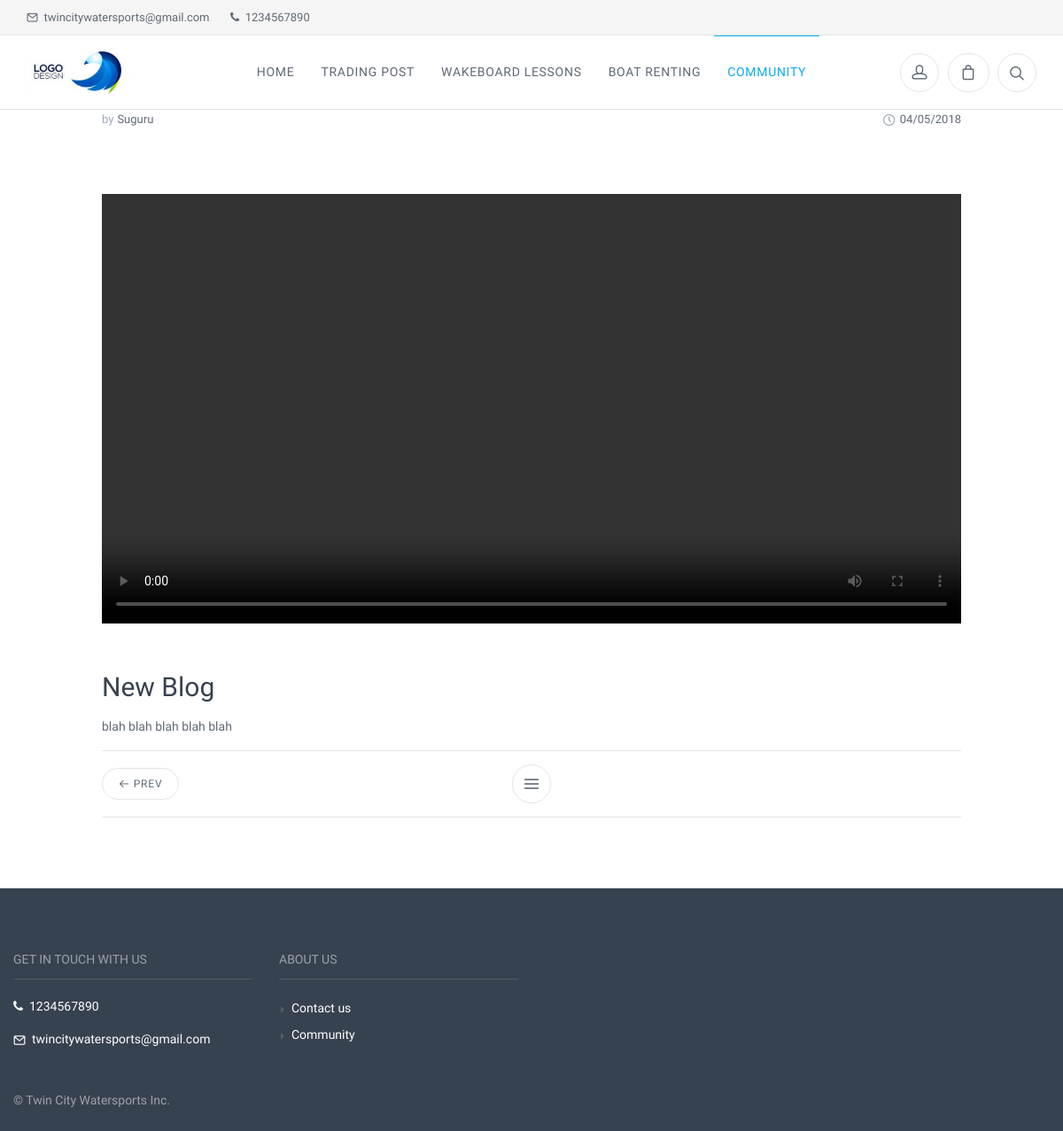
Screenshot of /blog/view_blog/New-Blog with the database file from the repository.
### tables this page shows
CREATE TABLE `blog` (
  `id` int(11) NOT NULL,
  `blog_url` varchar(255) NOT NULL,
  `blog_title` varchar(255) NOT NULL,
  `blog_description` text NOT NULL,
  `blog_content` text NOT NULL,
  `date_published` int(11) NOT NULL,
  `author` varchar(65) NOT NULL,
  `video_name` varchar(255) NOT NULL,
  `status` int(11) NOT NULL
);

### application/modules/templates/controllers/Templates.php (called while the page is built, shortened)
<?php
class Templates extends MX_Controller {
  function _draw_toolbar() {
    $this->load->module('site_security');
    $user_id = $this->site_security->_get_user_id();
    $session_id = $this->session->session_id;
    $user_name = $this->session->userdata('user_name');
    $bag_count = 0;
    $mysql_query = "SELECT DISTINCT * FROM boat_rental_basket WHERE session_id = ?";
    if (!empty($user_id)) {
      $mysql_query .= " OR shopper_id = ?";
      $query = $this->db->query($mysql_query, array($session_id, $user_id));
      $bag_count += $query->num_rows();
    } else {
      $query = $this->db->query($mysql_query, array($session_id));
      $bag_count += $query->num_rows();
    }
    $mysql_query = "SELECT DISTINCT * FROM lesson_basket WHERE session_id = ?";
    if (!empty($user_id)) {
      $mysql_query .= " OR shopper_id = ?";
      $query = $this->db->query($mysql_query, array($session_id, $user_id));
      $bag_count += $query->num_rows();
    } else {
      $query = $this->db->query($mysql_query, array($session_id));
      $bag_count += $query->num_rows();
    }
    $data['bag_count'] = $bag_count;
    $data['user_id'] = $user_id;
    $data['session_id'] = $session_id;
    $data['user_name'] = $user_name;
    $this->load->view('toolbar', $data);
  }
  function _draw_top_nav_bar() {
    $mysql_query = "SELECT * FROM admin_info WHERE id = 1";
    $admin = $this->db->query($mysql_query)->row();
    $logo_name = $admin->logo_name;
    $data['logo_path'] = base_url().'/media/logos/'.$logo_name;
    $this->load->view('top_nav', $data);
  }
  function public_bootstrap($data) {
    $this->load->module('site_security');
    $this->load->module('site_settings');
    $data['customer_id'] = $this->site_security->_get_user_id();
    $data['our_company'] = $this->site_settings->_get_our_company_name();
    $this->load->view('public_bootstrap', $data);
  }
}

### application/modules/blog/controllers/Blog.php (called while the page is built, shortened)
<?php
class Blog extends MX_Controller {
  function view_blog($blog_url) {
    $query = $this->get_where_custom('blog_url', $blog_url);
    $query_for_all_blogs = $this->get('date_published');
    $blog_urls = array();
    foreach($query_for_all_blogs->result() as $row) {
      array_push($blog_urls, $row->blog_url);
    }
    for ($i = 0; $i < count($blog_urls); $i++) {
      if ($blog_urls[$i] == $blog_url) {
        $target_index = $i;
        break;
      }
    }
    $prev_index = $target_index - 1;
    $next_index = $target_index + 1;
    if (isset($blog_urls[$prev_index])) {
      $data['prev_blog_url'] = $blog_urls[$prev_index];
    } else {
      $data['prev_blog_url'] = "";
    }
    if (isset($blog_urls[$next_index])) {
      $data['next_blog_url'] = $blog_urls[$next_index];
    } else {
      $data['next_blog_url'] = "";
    }
    $data['blog_id'] = $query->row()->id;
    $data['blog_title'] = $query->row()->blog_title;
    $data['blog_description'] = $query->row()->blog_description;
    $data['blog_content'] = $query->row()->blog_content;
    $data['date_published'] = $this->timedate->get_date($query->row()->date_published, 'datepicker_us');
    $data['author'] = $query->row()->author;
    $data['video_name'] = $query->row()->video_name;
    $data['pics_query'] = $this->blog_pics->get_where_custom('blog_id', $data['blog_id']);
    $data['view_module'] = "blog";
    $data['view_file'] = "view_blog";
    $this->templates->public_bootstrap($data);
  }
  function get($order_by)
  {
    $query = $this->mdl_blog->get($order_by);
    return $query;
  }
  function get_where_custom($col, $value)
  {
    $query = $this->mdl_blog->get_where_custom($col, $value);
    return $query;
  }
}

### index.php (called while the page is built, shortened)
<?php
require_once BASEPATH.'core/CodeIgniter.php';

### application/third_party/MX/Controller.php (called while the page is built, shortened)
<?php (defined('BASEPATH')) OR exit('No direct script access allowed');
class MX_Controller
{
	public function __construct()
	{
		$this->load = clone load_class('Loader');
	}
	public function __get($class)
	{
		return CI::$APP->$class;
	}
}

### application/third_party/MX/Router.php (called while the page is built, shortened)
<?php (defined('BASEPATH')) OR exit('No direct script access allowed');
require dirname(__FILE__).'/Modules.php';
class MX_Router extends CI_Router
{
	public $module;
	public function fetch_module()
	{
		return $this->module;
	}
	public function locate($segments)
	{
		$ext = $this->config->item('controller_suffix').EXT;
		list($module, $directory, $controller) = array_pad($segments, 3, NULL);
		foreach (Modules::$locations as $location => $offset)
		{
			if (is_dir($source = $location.$module.'/controllers/'))
			{
				$this->module = $module;
				if(is_file($source.ucfirst($module).$ext))
				{
					return $segments;
				}
			}
		}
	}
}

### application/third_party/MX/Modules.php (called while the page is built, shortened)
<?php (defined('BASEPATH')) OR exit('No direct script access allowed');
class Modules
{
	public static $routes, $registry, $locations;
	public static function load_file($file, $path, $type = 'other', $result = TRUE)
	{
		$file = str_replace(EXT, '', $file);
		$location = $path.$file.EXT;
		return $result;
	}
	public static function find($file, $module, $base)
	{
		$segments = explode('/', $file);
		$file = array_pop($segments);
		$file_ext = (pathinfo($file, PATHINFO_EXTENSION)) ? $file : $file.EXT;
		$path = ltrim(implode('/', $segments).'/', '/');
		$module ? $modules[$module] = $path : $modules = array();
		if ( ! empty($segments))
		{
			$modules[array_shift($segments)] = ltrim(implode('/', $segments).'/','/');
		}
		foreach (Modules::$locations as $location => $offset)
		{
			foreach($modules as $module => $subpath)
			{
				$fullpath = $location.$module.'/'.$base.$subpath;
				if ($base == 'libraries/' OR $base == 'models/')
				{
					if(is_file($fullpath.ucfirst($file_ext))) return array($fullpath, ucfirst($file));
				}
				else
				if (is_file($fullpath.$file_ext)) return array($fullpath, $file);
			}
		}
		return array(FALSE, $file);
	}
}

### application/modules/admin_info/models/Mdl_admin_info.php (called while the page is built, shortened)
<?php if ( ! defined('BASEPATH')) exit('No direct script access allowed');
class Mdl_admin_info extends CI_Model {
  function get_table() {
    $table = "admin_info";
    return $table;
  }
  function get_where($id){
    $table = $this->get_table();
    $this->db->where('id', $id);
    $query=$this->db->get($table);
    return $query;
  }
}

### application/modules/admin_info/controllers/admin_info.php (called while the page is built, shortened)
<?php
class Admin_info extends MX_Controller {
  function get_admin_info() {
    $query = $this->get_where(1);
    $data = $query->row();
    return $data;
  }
  function get_where($admin_id) {
    $query = $this->mdl_admin_info->get_where($admin_id);
    return $query;
  }
}

### application/modules/blog/models/Mdl_blog.php (called while the page is built, shortened)
<?php if ( ! defined('BASEPATH')) exit('No direct script access allowed');
class Mdl_blog extends CI_Model {
  function get_table() {
    $table = "blog";
    return $table;
  }
  function get($order_by){
    $table = $this->get_table();
    $this->db->order_by($order_by);
    $query=$this->db->get($table);
    return $query;
  }
  function get_where_custom($col, $value) {
    $table = $this->get_table();
    $this->db->where($col, $value);
    $query=$this->db->get($table);
    return $query;
  }
}

### application/modules/blog/views/view_blog.php (the view, shortened to what this page needs)
<div class="container padding-bottom-3x mb-2">
  <div class="row justify-content-center">
    <div class="col-lg-10">
      <div class="single-post-meta">
        <div class="column">
          <?php
          if (isset($author)) {
            ?>
            <div class="meta-link"><span>by</span><?= $author ?></div>
            <?php
          }
          ?>
        </div>
        <div class="column">
          <div class="meta-link"><a href="#"><i class="icon-clock"></i><?= $date_published ?></a></div>
        </div>
      </div>
      <?php
      if ($video_name != "") {
        $video_path = base_url().'media/blog_videos/'.$video_name;
      ?>
      <video width="320" height="240" controls>
        <source src="<?= $video_path ?>" type="video/mp4">
      </video>
      <?php
    }
       ?>
      <h2 class="padding-top-2x"><?= $blog_title ?></h2>
      <p><?= $blog_content ?></p>
      <div class="entry-navigation">
        <div class="column text-left">
          <?php
          if ($next_blog_url != "") {
            ?>
            <a class="btn btn-outline-secondary btn-sm" href="<?= $next_blog_url ?>"><i class="icon-arrow-left"></i>&nbsp;Prev</a>
            <?php
          }
          ?>
        </div>
        <div class="column"><a class="btn btn-outline-secondary view-all" href="<?= base_url().'blog/view_blogs' ?>" data-toggle="tooltip" data-placement="top" title="" data-original-title="All posts"><i class="icon-menu"></i></a></div>
        <div class="column text-right">
        </div>
      </div>
    </div>
  </div>
</div>

### application/modules/templates/views/top_bar.php (shortened to what this page needs)
<?php
$admin = $this->admin_info->get_admin_info();
if (isset($admin->phone)) {
  $phone = $admin->phone;
} else {
  $phone = "";
}
if (isset($admin->email)) {
  $email = $admin->email;
} else {
  $email = "";
}
?>
<div class="topbar">
  <div class="topbar-column">
    <?php
    if ($email != "") {
      ?>
      <a class="hidden-md-down" href="mailto:<?= $email ?>">
        <i class="icon-mail"></i>&nbsp; <?= $email ?>
      </a>
      <?php
    }
    if ($phone != "") {
      ?>
      <a class="hidden-md-down" href="tel:<?= $phone ?>">
        <i class="fa fa-phone"></i>&nbsp; <?= $phone ?>
      </a>
      <?php
    }
      ?>
  </div>
  <div class="topbar-column">
  </div>
</div>

### application/modules/templates/views/footer.php (shortened to what this page needs)
<?php
$admin = $this->admin_info->get_admin_info();
if (isset($admin->phone)) {
  $phone = $admin->phone;
} else {
  $phone = "";
}
if (isset($admin->email)) {
  $email = $admin->email;
} else {
  $email = "";
}
if (isset($admin->company_name)) {
  $company_name = $admin->company_name;
} else {
  $company_name = "";
}
?>
<footer class="site-footer">
  <div class="container">
    <div class="row">
      <div class="col-lg-3 col-md-6">
        <section class="widget widget-light-skin">
          <h3 class="widget-title">Get In Touch With Us</h3>
          <?php
          if ($phone != "") {
            ?>
            <p ><a class="navi-link-light" href="tel:<?= $phone ?>"><i class="fa fa-phone"></i>&nbsp;&nbsp;<?= $phone ?></a></p>
            <?php
          }
          if ($email != "") {
            ?>
            <p><a class="navi-link-light" href="mailto:<?= $email ?>"><i class="icon-mail"></i>&nbsp;&nbsp;<?= $email ?></a></p>
            <?php
          }
            ?>
        </section>
      </div>
      <div class="col-lg-3 col-md-6">
        <section class="widget widget-links widget-light-skin">
          <h3 class="widget-title">About Us</h3>
          <ul>
            <li><a href="<?= base_url()."contactus" ?>">Contact us</a></li>
            <li><a href="<?= base_url().'blog/view_blogs' ?>">Community</a></li>
          </ul>
        </section>
      </div>
      </div>
      <?php
      if ($company_name != "") {
      ?>
      <p class="footer-copyright">© <?= $company_name ?></p>
      <?php
    }
      ?>
    </div>
  </footer>

### rows the page displays
blog: author "Suguru", blog_title "New Blog", blog_content "blah blah blah blah blah"

### other values shown
$email "twincitywatersports@gmail.com"
$phone "1234567890"
$date_published "04/05/2018"
$company_name "Twin City Watersports Inc."
